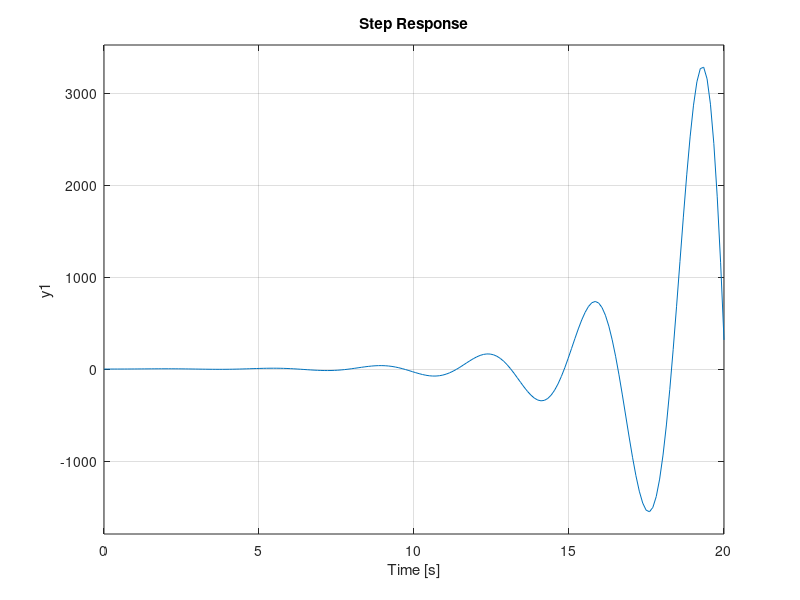

This figure's MATLAB source:
K = 0.1;
% funcion en lazo abierto
G = tf(K, [1 2 1 0]);
[Mg, Mf, w1, w2] = margin(G);
% Margenes de ganancia y fase
Mg_Db = 20 * log(Mg)
Mf

% funcion en lazo cerrado
G_cerrado = feedback(G, 1, -1);
subplot(131)
step(G_cerrado)


K = 2;
% funcion en lazo abierto
G = tf(K, [1 2 1 0]);
[Mg, Mf, w1, w2] = margin(G);
% Margenes de ganancia y fase
Mg_Db = 20 * log(Mg)
Mf

% funcion en lazo cerrado
G_cerrado = feedback(G, 1, -1);
subplot(132)
step(G_cerrado)


K = 10;
% funcion en lazo abierto
G = tf(K, [1 2 1 0]);
[Mg, Mf, w1, w2] = margin(G);
% Margenes de ganancia y fase
Mg_Db = 20 * log(Mg)
Mf

% funcion en lazo cerrado
G_cerrado = feedback(G, 1, -1);
subplot(133)
step(G_cerrado)